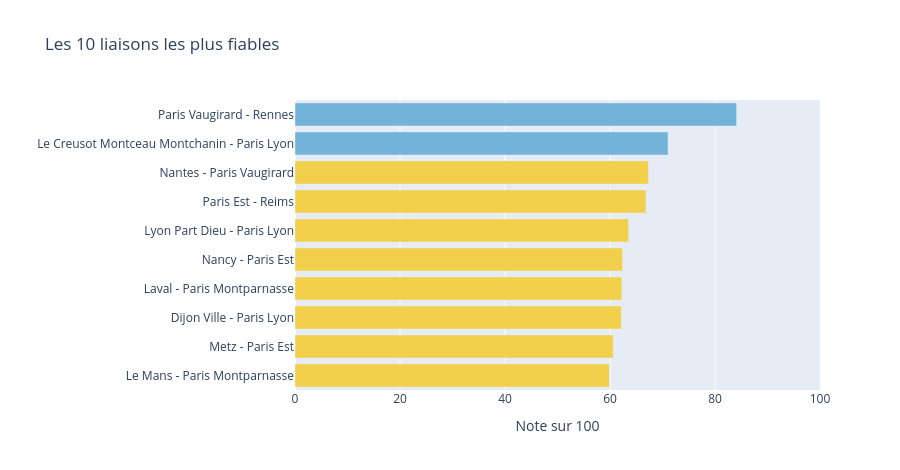
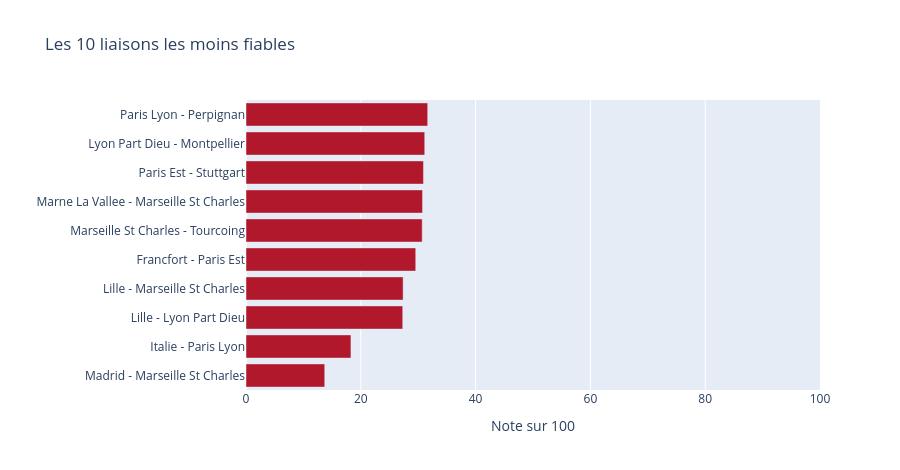
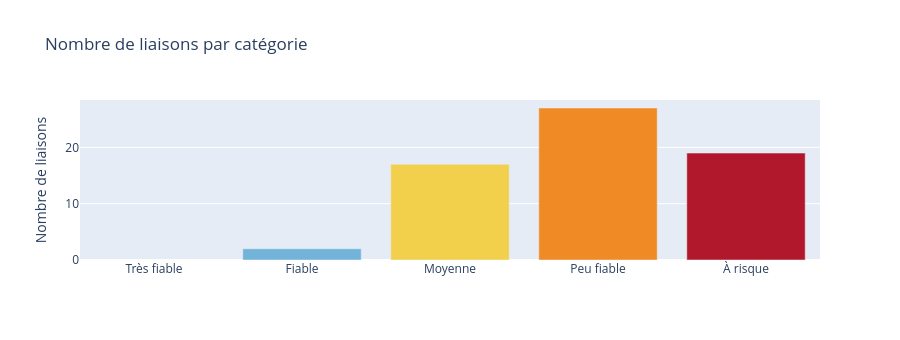

Notebook code cell kept with these figures, in order:
### Markdown cell above
## 5. Classement

Les barres montrent la note sur 100 des liaisons les plus fiables et des moins fiables.

### Code cell
N = 10


def barres(t, titre):
    t = t.iloc[::-1]
    f = px.bar(t, x="score", y="liaison", orientation="h", color="categorie",
               color_discrete_map=COULEUR, range_x=[0, 100], title=titre,
               labels={"score": "Note sur 100", "liaison": ""},
               hover_data={"taux_annulation": ":.1f", "retard_moyen": ":.1f", "categorie": False})
    f.update_layout(showlegend=False, height=35 * len(t) + 120)
    return f


barres(liaisons.head(N), f"Les {N} liaisons les plus fiables").show()
barres(liaisons.tail(N), f"Les {N} liaisons les moins fiables").show()

repartition = liaisons["categorie"].value_counts().reindex(ORDRE).reset_index()
repartition.columns = ["categorie", "nombre"]
f = px.bar(repartition, x="categorie", y="nombre", color="categorie", color_discrete_map=COULEUR,
           title="Nombre de liaisons par catégorie", labels={"categorie": "", "nombre": "Nombre de liaisons"})
f.update_layout(showlegend=False, height=340)
f.show()

### Figure 1 — Plotly figure (JSON) as saved in the notebook; plotly's stock layout.template omitted (floating-point values rounded to 4 significant figures)
{"data": [{"customdata": [[2.722, 4.189, "Moyenne"], [2.536, 4.383, "Moyenne"], [2.471, 4.145, "Moyenne"], [2.309, 4.44, "Moyenne"], [2.696, 3.637, "Moyenne"], [2.272, 4.207, "Moyenne"], [2.468, 3.019, "Moyenne"], [0, 7.843, "Moyenne"]], "hovertemplate": "Note sur 100=%{x}<br>=%{y}<br>taux_annulation=%{customdata[0]:.1f}<br>retard_moyen=%{customdata[1]:.1f}<extra></extra>", "legendgroup": "Moyenne", "marker": {"color": "#f2d04b", "pattern": {"shape": ""}}, "name": "Moyenne", "orientation": "h", "showlegend": true, "textposition": "auto", "type": "bar", "x": [59.87, 60.61, 62.14, 62.26, 62.38, 63.54, 66.85, 67.32], "xaxis": "x", "y": ["Le Mans - Paris Montparnasse", "Metz - Paris Est", "Dijon Ville - Paris Lyon", "Laval - Paris Montparnasse", "Nancy - Paris Est", "Lyon Part Dieu - Paris Lyon", "Paris Est - Reims", "Nantes - Paris Vaugirard"], "yaxis": "y"}, {"customdata": [[1.726, 3.493, "Fiable"], [0, 3.812, "Fiable"]], "hovertemplate": "Note sur 100=%{x}<br>=%{y}<br>taux_annulation=%{customdata[0]:.1f}<br>retard_moyen=%{customdata[1]:.1f}<extra></extra>", "legendgroup": "Fiable", "marker": {"color": "#74b3d9", "pattern": {"shape": ""}}, "name": "Fiable", "orientation": "h", "showlegend": true, "textposition": "auto", "type": "bar", "x": [71.06, 84.12], "xaxis": "x", "y": ["Le Creusot Montceau Montchanin - Paris Lyon", "Paris Vaugirard - Rennes"], "yaxis": "y"}], "layout": {"barmode": "relative", "height": 470, "legend": {"title": {"text": "categorie"}, "tracegroupgap": 0}, "showlegend": false, "title": {"text": "Les 10 liaisons les plus fiables"}, "xaxis": {"anchor": "y", "domain": [0, 1], "range": [0, 100], "title": {"text": "Note sur 100"}}, "yaxis": {"anchor": "x", "domain": [0, 1], "title": {"text": ""}}}}

### Figure 2 — Plotly figure (JSON) as saved in the notebook; plotly's stock layout.template omitted (floating-point values rounded to 4 significant figures)
{"data": [{"customdata": [[7.634, 8.708, "À risque"], [3.806, 12.16, "À risque"], [3.779, 9.889, "À risque"], [3.281, 10.87, "À risque"], [3.912, 9.078, "À risque"], [3.128, 10.38, "À risque"], [3.301, 10.02, "À risque"], [3.204, 10.17, "À risque"], [4.401, 7.725, "À risque"], [3.369, 9.664, "À risque"]], "hovertemplate": "Note sur 100=%{x}<br>=%{y}<br>taux_annulation=%{customdata[0]:.1f}<br>retard_moyen=%{customdata[1]:.1f}<extra></extra>", "legendgroup": "À risque", "marker": {"color": "#b2182b", "pattern": {"shape": ""}}, "name": "À risque", "orientation": "h", "showlegend": true, "textposition": "auto", "type": "bar", "x": [13.72, 18.28, 27.31, 27.38, 29.57, 30.69, 30.76, 30.92, 31.14, 31.65], "xaxis": "x", "y": ["Madrid - Marseille St Charles", "Italie - Paris Lyon", "Lille - Lyon Part Dieu", "Lille - Marseille St Charles", "Francfort - Paris Est", "Marseille St Charles - Tourcoing", "Marne La Vallee - Marseille St Charles", "Paris Est - Stuttgart", "Lyon Part Dieu - Montpellier", "Paris Lyon - Perpignan"], "yaxis": "y"}], "layout": {"barmode": "relative", "height": 470, "legend": {"title": {"text": "categorie"}, "tracegroupgap": 0}, "showlegend": false, "title": {"text": "Les 10 liaisons les moins fiables"}, "xaxis": {"anchor": "y", "domain": [0, 1], "range": [0, 100], "title": {"text": "Note sur 100"}}, "yaxis": {"anchor": "x", "domain": [0, 1], "title": {"text": ""}}}}

### Figure 3 — Plotly figure (JSON) as saved in the notebook; plotly's stock layout.template omitted (floating-point values rounded to 4 significant figures)
{"data": [{"hovertemplate": "=%{x}<br>Nombre de liaisons=%{y}<extra></extra>", "legendgroup": "Très fiable", "marker": {"color": "#1f5fa8", "pattern": {"shape": ""}}, "name": "Très fiable", "orientation": "v", "showlegend": true, "textposition": "auto", "type": "bar", "x": ["Très fiable"], "xaxis": "x", "y": [NaN], "yaxis": "y"}, {"hovertemplate": "=%{x}<br>Nombre de liaisons=%{y}<extra></extra>", "legendgroup": "Fiable", "marker": {"color": "#74b3d9", "pattern": {"shape": ""}}, "name": "Fiable", "orientation": "v", "showlegend": true, "textposition": "auto", "type": "bar", "x": ["Fiable"], "xaxis": "x", "y": [2.0], "yaxis": "y"}, {"hovertemplate": "=%{x}<br>Nombre de liaisons=%{y}<extra></extra>", "legendgroup": "Moyenne", "marker": {"color": "#f2d04b", "pattern": {"shape": ""}}, "name": "Moyenne", "orientation": "v", "showlegend": true, "textposition": "auto", "type": "bar", "x": ["Moyenne"], "xaxis": "x", "y": [17.0], "yaxis": "y"}, {"hovertemplate": "=%{x}<br>Nombre de liaisons=%{y}<extra></extra>", "legendgroup": "Peu fiable", "marker": {"color": "#f08a24", "pattern": {"shape": ""}}, "name": "Peu fiable", "orientation": "v", "showlegend": true, "textposition": "auto", "type": "bar", "x": ["Peu fiable"], "xaxis": "x", "y": [27.0], "yaxis": "y"}, {"hovertemplate": "=%{x}<br>Nombre de liaisons=%{y}<extra></extra>", "legendgroup": "À risque", "marker": {"color": "#b2182b", "pattern": {"shape": ""}}, "name": "À risque", "orientation": "v", "showlegend": true, "textposition": "auto", "type": "bar", "x": ["À risque"], "xaxis": "x", "y": [19.0], "yaxis": "y"}], "layout": {"barmode": "relative", "height": 340, "legend": {"title": {"text": ""}, "tracegroupgap": 0}, "showlegend": false, "title": {"text": "Nombre de liaisons par catégorie"}, "xaxis": {"anchor": "y", "categoryarray": ["Très fiable", "Fiable", "Moyenne", "Peu fiable", "À risque"], "categoryorder": "array", "domain": [0, 1], "title": {"text": ""}}, "yaxis": {"anchor": "x", "domain": [0, 1], "title": {"text": "Nombre de liaisons"}}}}
